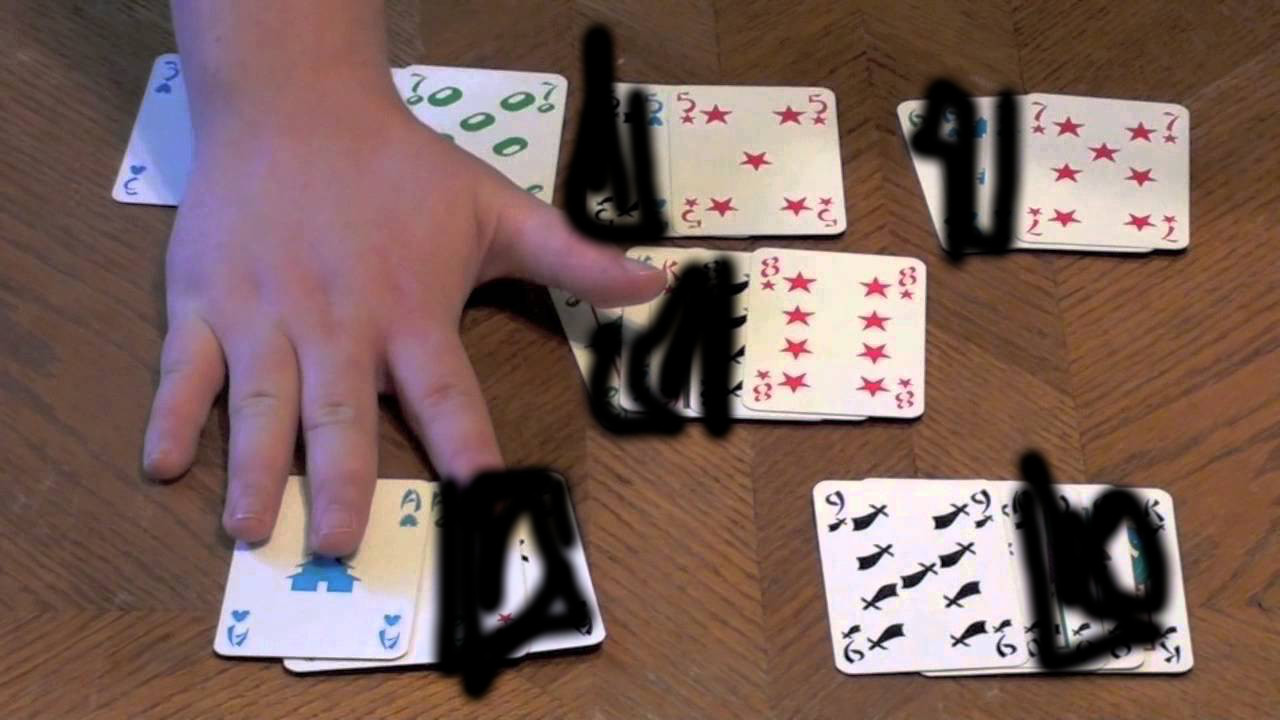
#> input picture manycards2.jpg, 1280 x 720 px
$ python -i help.py   (imports and definitions only)   (older library calls are emulated)
#> lines starting #> are read from the running program, lines starting #| are printed output that depends on the picture
#> further down, picture is the input picture: shape (720, 1280, 3); mean B, G, R 91.4, 97.8, 123.4
import cv2
import numpy as np


cardW=57
cardH=87
cornerXmin=2
cornerXmax=10.5
cornerYmin=2.5
cornerYmax=23

# We convert the measures from mm to pixels: multiply by an arbitrary factor 'zoom'
# You shouldn't need to change this
zoom=4
# [2 lines not run here, left out]
cornerXmin=int(cornerXmin*zoom)
cornerXmax=int(cornerXmax*zoom)
cornerYmin=int(cornerYmin*zoom)
cornerYmax=int(cornerYmax*zoom)


# imgW,imgH: dimensions of the generated dataset images
imgW=720
imgH=720

refCard=np.array([[0,0],[cardW,0],[cardW,cardH],[0,cardH]],dtype=np.float32)
refCardRot=np.array([[cardW,0],[cardW,cardH],[0,cardH],[0,0]],dtype=np.float32)
refCornerHL=np.array([[cornerXmin,cornerYmin],[cornerXmax,cornerYmin],[cornerXmax,cornerYmax],[cornerXmin,cornerYmax]],dtype=np.float32)
refCornerLR=np.array([[cardW-cornerXmax,cardH-cornerYmax],[cardW-cornerXmin,cardH-cornerYmax],[cardW-cornerXmin,cardH-cornerYmin],[cardW-cornerXmax,cardH-cornerYmin]],dtype=np.float32)
refCorners=np.array([refCornerHL,refCornerLR])

def findHull(img, corner=refCornerHL, debug="no"):
    """
        Find in the zone 'corner' of image 'img' and return, the convex hull delimiting
        the value and suit symbols
        'corner' (shape (4,2)) is an array of 4 points delimiting a rectangular zone,
        takes one of the 2 possible values : refCornerHL or refCornerLR
        debug=
    """
#> called with corner = array of shape (4, 2), debug = 'no'

    kernel = np.ones((3, 3), np.uint8)
    corner = corner.astype(np.int)
#> corner = [[8, 10], [42, 10], [42, 92], [8, 92]]

    # We will focus on the zone of 'img' delimited by 'corner'
    x1 = int(corner[0][0])
#> x1 = 8
    y1 = int(corner[0][1])
#> y1 = 10
    x2 = int(corner[2][0])
#> x2 = 42
    y2 = int(corner[2][1])
#> y2 = 92
    w = x2 - x1
#> w = 34
    h = y2 - y1
#> h = 82
    zone = img[y1:y2, x1:x2].copy()
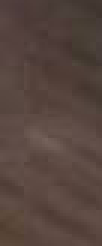
#> zone: shape (82, 34, 3) (shown 3 times larger); mean B, G, R 62.1, 68.8, 86.7

    strange_cnt = np.zeros_like(zone)
    gray = cv2.cvtColor(zone, cv2.COLOR_BGR2GRAY)
    thld = cv2.Canny(gray, 30, 200)
#> thld: shape (82, 34); every value is 0
    thld = cv2.dilate(thld, kernel, iterations=1)
    if debug != "no": cv2.imshow("thld", thld)

    # Find the contours
    contours, _ = cv2.findContours(thld.copy(), cv2.RETR_EXTERNAL, cv2.CHAIN_APPROX_SIMPLE)
#> contours = []

    min_area = 30  # We will reject contours with small area. TWEAK, 'zoom' dependant
    min_solidity = 0.3  # Reject contours with a low solidity. TWEAK

    concat_contour = None  # We will aggregate in 'concat_contour' the contours that we want to keep

    ok = True
    for c in contours:
        area = cv2.contourArea(c)

        hull = cv2.convexHull(c)
        hull_area = cv2.contourArea(hull)
        solidity = float(area) / hull_area
        # Determine the center of gravity (cx,cy) of the contour
        M = cv2.moments(c)
        cx = int(M['m10'] / M['m00'])
        cy = int(M['m01'] / M['m00'])
        #  abs(w/2-cx)<w*0.3 and abs(h/2-cy)<h*0.4 : TWEAK, the idea here is to keep only the contours which are closed to the center of the zone
        if area >= min_area and abs(w / 2 - cx) < w * 0.3 and abs(h / 2 - cy) < h * 0.4 and solidity > min_solidity:
            if debug != "no":
                cv2.drawContours(zone, [c], 0, (255, 0, 0), -1)
            if concat_contour is None:
                concat_contour = c
            else:
                concat_contour = np.concatenate((concat_contour, c))
        if debug != "no" and solidity <= min_solidity:
            print("Solidity", solidity)
            cv2.drawContours(strange_cnt, [c], 0, 255, 2)
            cv2.imshow("Strange contours", strange_cnt)
#> this loop made 0 passes
#> strange_cnt: shape (82, 34, 3); every value is 0

    if concat_contour is not None:
        # At this point, we suppose that 'concat_contour' contains only the contours corresponding the value and suit symbols
        # We can now determine the hull
        hull = cv2.convexHull(concat_contour)
        hull_area = cv2.contourArea(hull)
        # If the area of the hull is to small or too big, there may be a problem
        min_hull_area = 940  # TWEAK, deck and 'zoom' dependant
        max_hull_area = 2120  # TWEAK, deck and 'zoom' dependant
        if hull_area < min_hull_area or hull_area > max_hull_area:
            ok = False
            if debug != "no":
                print("Hull area=", hull_area, "too large or too small")
        # So far, the coordinates of the hull are relative to 'zone'
        # We need the coordinates relative to the image -> 'hull_in_img'
        hull_in_img = hull + corner[0]

    else:
        ok = False

    if debug != "no":
        if concat_contour is not None:
            cv2.drawContours(zone, [hull], 0, (0, 255, 0), 1)
            cv2.drawContours(img, [hull_in_img], 0, (0, 255, 0), 1)
        cv2.imshow("Zone", zone)
        cv2.imshow("Image", img)
        if ok and debug != "pause_always":
            key = cv2.waitKey(1)
        else:
            key = cv2.waitKey(0)
        if key == 27:
            return None
    if ok == False:
        return None

    return hull_in_img

def methods(object):
    object_methods = [method_name for method_name in dir(object) if callable(getattr(object, method_name))]
    return object_methods

>>> import cv2
>>> picture = cv2.imread('manycards2.jpg')
>>> result = findHull(picture)
